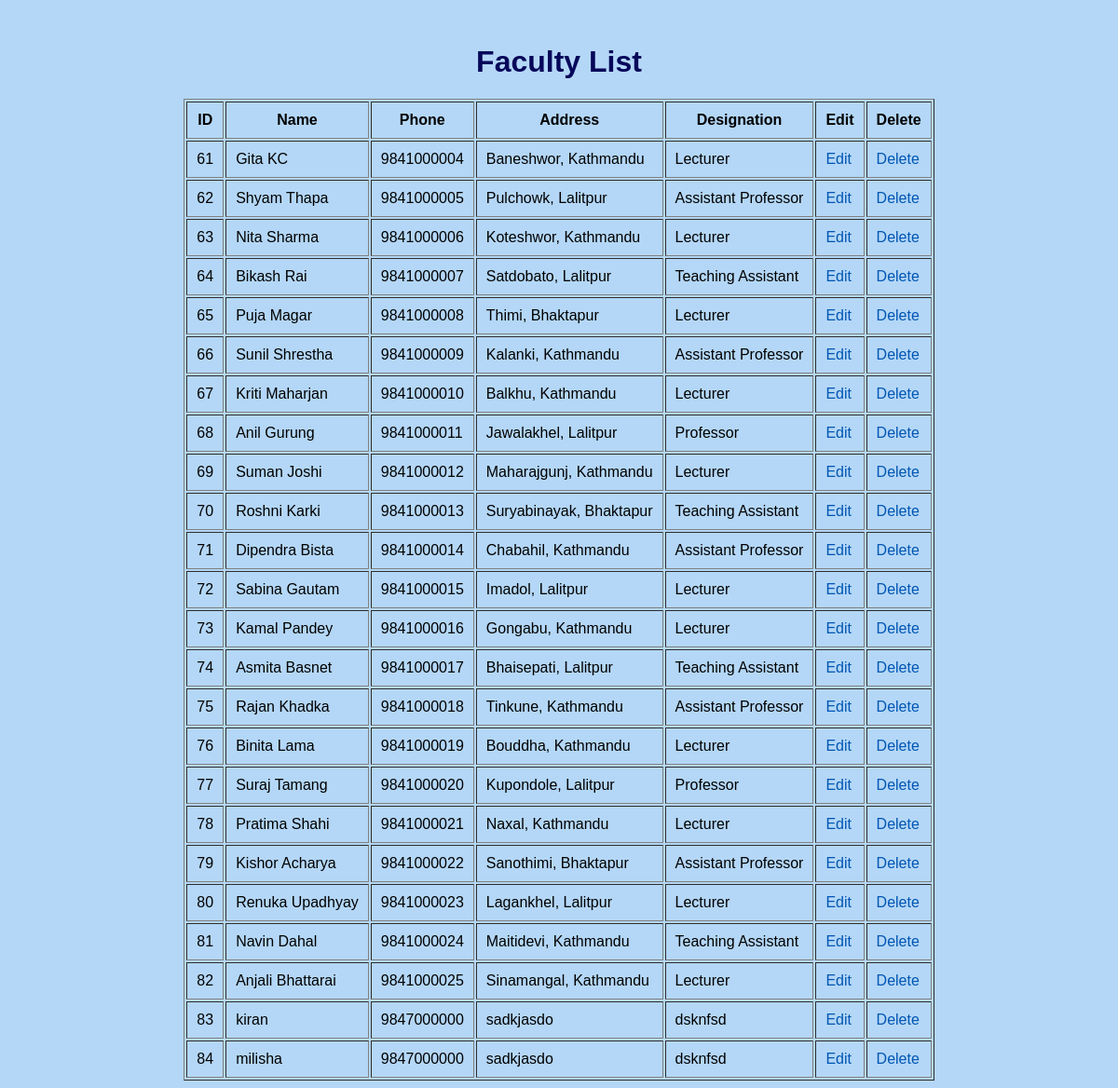
Page /viewfaculty.php on the earlier database version.
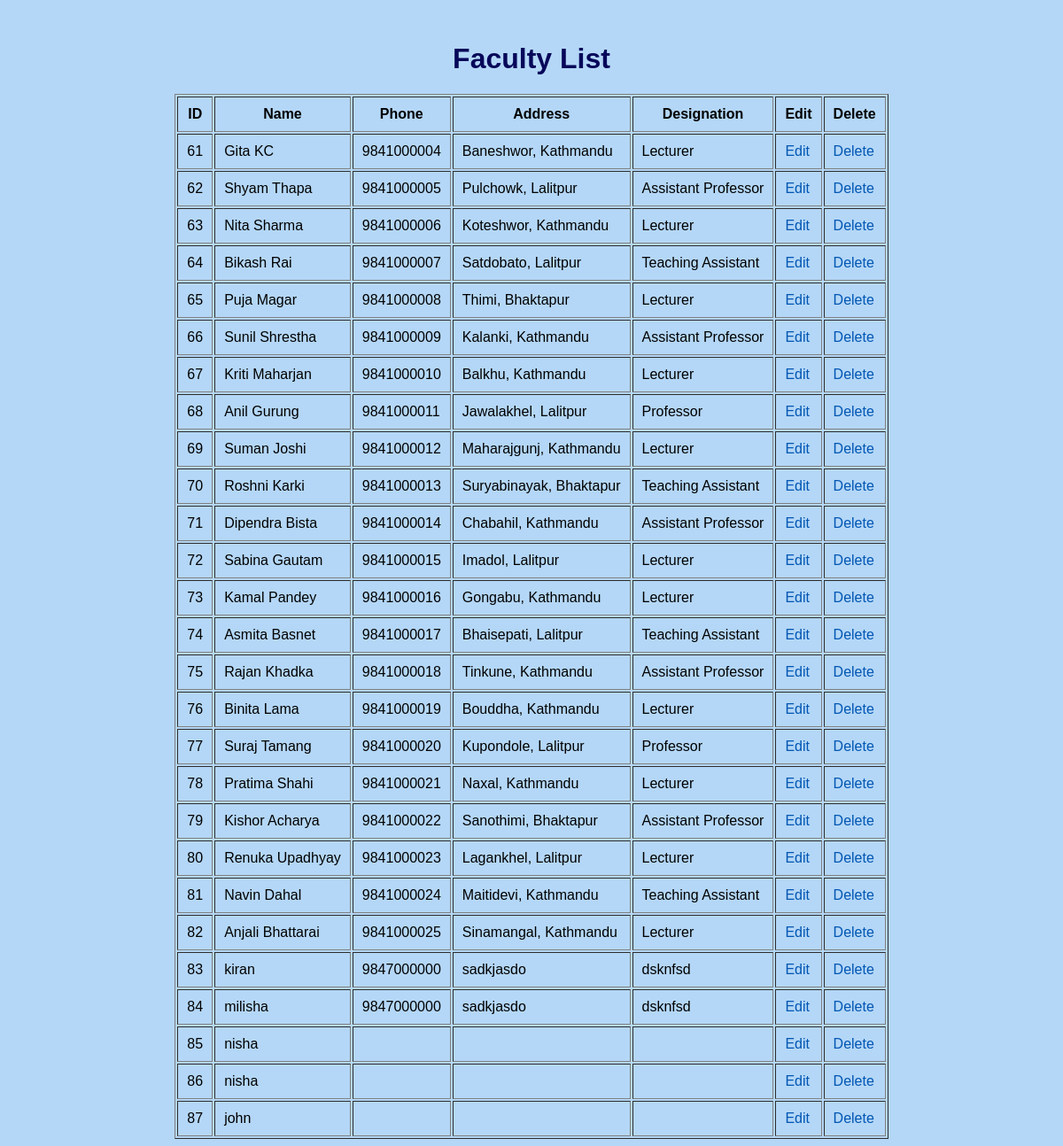
Same page on the later database version.
### tables this page shows
CREATE TABLE `faculty` (
  `id` int(11) NOT NULL,
  `faculty_name` varchar(100) DEFAULT NULL,
  `gender` varchar(20) DEFAULT NULL,
  `faculty_phone` varchar(20) DEFAULT NULL,
  `faculty_address` varchar(200) DEFAULT NULL,
  `faculty_designation` varchar(100) DEFAULT NULL,
  `user_id` int(11) DEFAULT NULL
);

### viewfaculty.php (the view, shortened to what this page needs)
<?php
include 'dbconnect.php';
$sql = "SELECT * FROM faculty";
$result = mysqli_query($conn, $sql);
?>
<!DOCTYPE html>
<html lang="en">
<head>
</head>
<body>
    <h1>Faculty List</h1>
    <table border="1" cellpadding="10">
    <tr>
        <th>ID</th>
        <th>Name</th>
        <th>Phone</th>
        <th>Address</th>
        <th>Designation</th>
        <th>Edit</th>
        <th>Delete</th>
    </tr>
<?php while ($row = mysqli_fetch_assoc($result)) { ?>
<tr>
    <td><?php echo $row['id']; ?></td>
    <td><?php echo $row['faculty_name']; ?></td>
    <td><?php echo $row['faculty_phone']; ?></td>
    <td><?php echo $row['faculty_address']; ?></td>
    <td><?php echo $row['faculty_designation']; ?></td>
    <td>
        <a href="editfaculty.php?id=<?php echo $row['id']; ?>" class="action-link">
            Edit
        </a>
    </td>
    <td>
    <a href="viewfaculty.php?delete_id=<?php echo $row['id']; ?>" class="action-link">
        Delete
    </a>
    </td>
</tr>
<?php
}?>
</table>
</body>
</html>

Differences in the rows shown:
added faculty: id "85", faculty_name "nisha"
added faculty: id "86", faculty_name "nisha"
added faculty: id "87", faculty_name "john"
